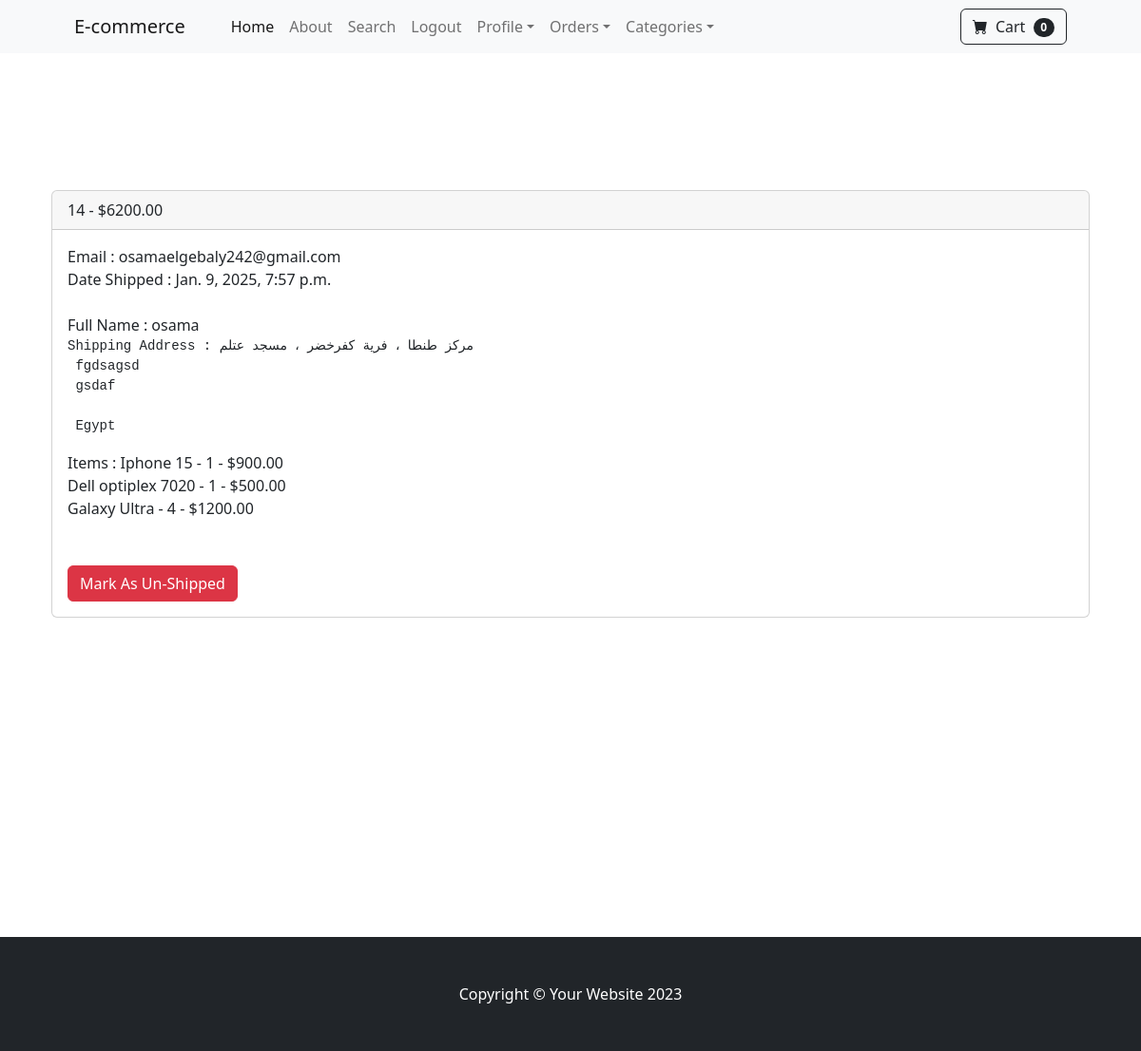
Screenshot of /payment/Orders/14 (signed in) with the database file from the repository.
### payment/models.py (models this page shows, shortened)
class Order(models.Model):
    user = models.ForeignKey(User,on_delete=models.CASCADE,null=True,blank=True)
    full_name = models.CharField(max_length=255)
    email = models.EmailField(max_length=250)
    shipping_address = models.TextField(max_length=20000)
    amount_paid = models.DecimalField(decimal_places=2,max_digits=10)
    date_ordered = models.DateTimeField(auto_now_add=True)
    shipped = models.BooleanField(default=False)
    date_shipped = models.DateTimeField(blank=True,null=True)

class OrderItem(models.Model):
    order = models.ForeignKey(Order,on_delete=models.CASCADE,null=True,blank=True)
    product = models.ForeignKey(Product,null=True,blank=True,on_delete=models.CASCADE)
    user = models.ForeignKey(User,on_delete=models.CASCADE,null=True,blank=True)
    quantity = models.PositiveBigIntegerField(default=
                                              1)
    price = models.DecimalField(max_digits=10,decimal_places=2)

### ecommerce/models.py (models this page shows)
class Product(models.Model):
    name = models.CharField(max_length=50)
    price = models.DecimalField(max_digits=6,decimal_places=2)
    price_after_dis = models.DecimalField(max_digits=6,decimal_places=2,default=0)
    description = models.TextField(max_length=250,default='',blank=True,null=True)
    category = models.ForeignKey(Category,on_delete=models.CASCADE)
    image = models.ImageField(upload_to='products/')
    def __str__(self) -> str:
        return self.name

### payment/views.py (the view, shortened to what this page needs)
# urls.py: path('Orders/<int:pk>',views.orders,name='orders'),
def orders(request,pk):
      if request.user.is_authenticated and request.user.is_superuser:
          order = Order.objects.get(id=pk)
          items = OrderItem.objects.filter(order = pk)
          return render(request,'payment/orders.html',{'order':order,
                                                       'items':items})
      else:
          messages.success(request,'Access Denied ')
          return redirect('home')

### cart/cart.py (called while the page is built)
    def __len__(self):
        return len(self.cart)

### cart/context_processors.py (called while the page is built)
def cart(request):
    return {'cart':Cart(request)}

def categories(request):
    categories = Category.objects.all()
    return {'categories':categories}

### payment/templates/payment/orders.html (shortened to what this page needs)
{% extends "base.html" %}
{% block content %}
<header class=" py-5">
</header>
<br><br>
<div class="container">
    <div class="container">
        <div class="card">
            <div class="card-header">
              {{order.id}} - ${{order.amount_paid}}
            </div>
            <div class="card-body">
                Email : {{order.email}} <br>
                {% if order.date_shipped %}
                    Date Shipped : {{order.date_shipped}} <br>
                {% else %}
                    Date Ordered : {{order.date_ordered}} <br>
                {% endif %}
                <br>
                Full Name : {{order.full_name}} <br>
                <pre>Shipping Address : {{order.shipping_address}}</pre>
                Items :
                {% for item in items %}
                    {{item.product}} - {{item.quantity }} - ${{item.price}} <br>
                {% endfor %}
                <br><br>
                {% if order.shipped %}
                    <form  method='POST'>
                        <button type='submit' class='btn btn-danger'>Mark As Un-Shipped</button>
                    </form>
                {% else %}
                    <form method='POST'>
                        {% csrf_token %}
                        <input type="hidden" name='status' value='True'>
                        <button type='submit' class='btn btn-success'>Mark As Shipped</button>
                    </form>
                {% endif %}
            </div>
          </div>
    </div>
</div>
  <br><br><br><br><br><br>
<br><br><br><br><br><br><br><br>
{% endblock content %}

### rows the page displays
Order: id "14", amount_paid "6200.00", email "osamaelgebaly242@gmail.com", date_shipped "Jan. 9, 2025, 7:57 p.m.", full_name "osama", shipping_address "مركز طنطا ، فرية كفرخضر ، مسجد عتلم fgdsagsd gsdaf Egypt"
OrderItem: product "Iphone 15", quantity "1", price "900.00"
OrderItem: product "Dell optiplex 7020", quantity "1", price "500.00"
OrderItem: product "Galaxy Ultra", quantity "4", price "1200.00"

### other values shown
{{ cart|length }} "0"
